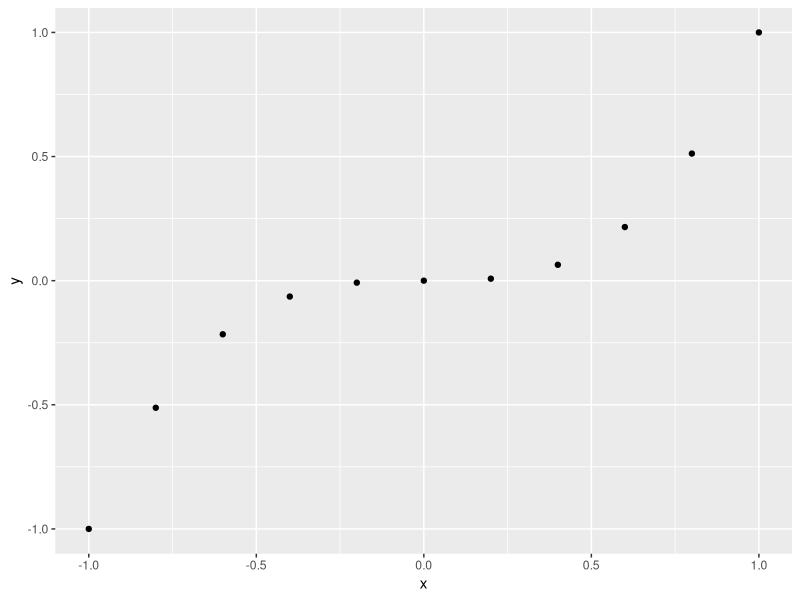

Recreate this plot in R.
# ----------------------------------------------------- #
# Ubiqum - Intro to R
# Hands on Programming with R - url of the book here
# Project 1 - Rolling a dice
# ----------------------------------------------------- #

# just run this line once:
# install.packages("ggplot2")

# loading libraries
library(ggplot2)


# here we define the fuction Roll
Roll1 <- function(){
  die <- 1:6 # we store a vector called "die" with numbers 1 to 6
  dice <- sample(die, size = 2, replace = TRUE) # Sampling with replacement is an easy way to create independent random samples. 
  sum(dice)
}

# Now we call the fuction
Roll1()
Roll1()


Roll2 <- function(bones = 1:4) {
  dice <- sample(bones, size = 2, replace = TRUE)
  sum(dice) }
  Roll2()
  
 
  Roll3 <- function(bones = 1:6) {
    dice <- sample(bones, size = 2, replace = TRUE)
    sum(dice)
  }

  x <- c(-1, -0.8, -0.6, -0.4, -0.2, 0, 0.2, 0.4, 0.6, 0.8, 1)
  x  
  x <- c(-1, -0.8, -0.6, -0.4, -0.2, 0, 0.2, 0.4, 0.6, 0.8, 1)
  y <- x^3
  y
  library(ggplot2)
?qplot 
qplot(x,y)  
